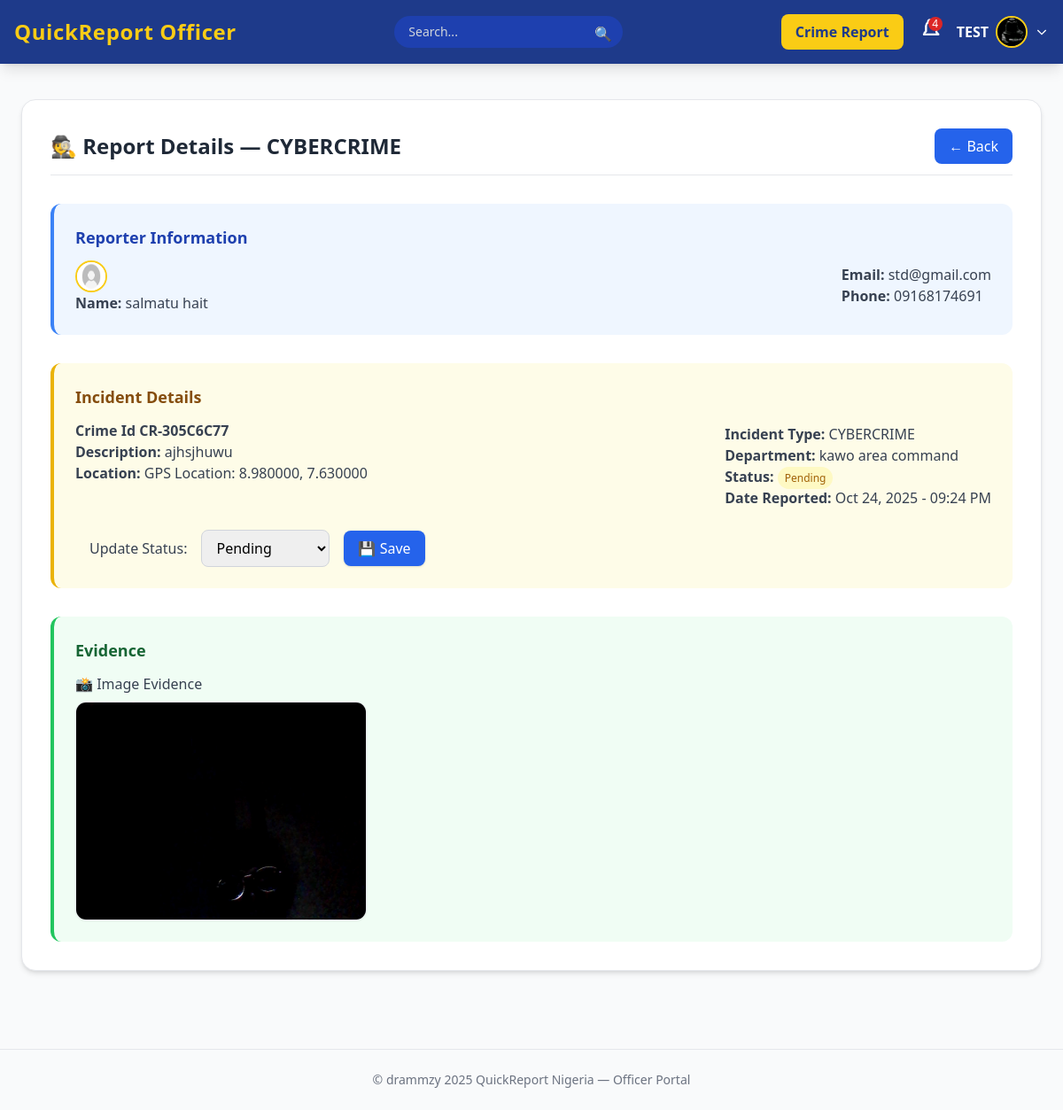
Page /report-detail/19 (signed in) on the committed database.
### crime_app/models.py (models this page shows, shortened)
class User(AbstractUser):
    ROLE_CHOICES = (
        ('admin', 'Super Admin'),
        ('officer', 'Officer'),
        ('citizen', 'Citizen'),
    )
    role = models.CharField(max_length=20, choices=ROLE_CHOICES, default='citizen')
    phone = models.CharField(max_length=20, blank=True, null=True)
    address = models.TextField(blank=True, null=True)
    is_active = models.BooleanField(default=True)

class Officer(models.Model):
    RANK_CHOICES = [
        ('ASP', 'Assistant Superintendent of Police'),
        ('DSP', 'Deputy Superintendent of Police'),
        ('SP', 'Superintendent of Police'),
        ('CSP', 'Chief Superintendent of Police'),
        ('ACP', 'Assistant Commissioner of Police'),
        ('DCP', 'Deputy Commissioner of Police'),
        ('CP', 'Commissioner of Police'),
    ]
    user = models.OneToOneField(User, on_delete=models.CASCADE)
    rank = models.CharField(max_length=50, choices=RANK_CHOICES)
    badge_number = models.CharField(max_length=30, unique=True)
    department = models.ForeignKey('Department', on_delete=models.SET_NULL, null=True, blank=True, related_name='officers')
    profile_picture = models.ImageField(upload_to='officers/', blank=True, null=True)
    on_duty = models.BooleanField(default=True)

class CrimeReport(models.Model):
    STATUS_CHOICES = (
        ('Pending', 'Pending'),
        ('Investigating', 'Investigating'),
        ('Resolved', 'Resolved'),
        ('Dismissed', 'Dismissed')
    )
    PRIORITY_CHOICES = (
        ('Low', 'Low'),
        ('Medium', 'Medium'),
        ('High', 'High'),
        ('Emergency', 'Emergency')
    )
    INCIDENT_TYPES = [
        ('CR-TEMP', 'CR-TEMP'),
        ('ASSAULT', 'Assault'),
        ('BURGLARY', 'Burglary'),
        ('THEFT', 'Theft'),
        ('ROBBERY', 'Robbery'),
        ('VANDALISM', 'Vandalism'),
        ('FRAUD', 'Fraud'),
        ('CYBERCRIME', 'Cyber Crime'),
        ('DRUG_OFFENSE', 'Drug Offense'),
        ('TRAFFIC_ACCIDENT', 'Traffic Accident'),
        ('DOMESTIC_VIOLENCE', 'Domestic Violence'),
        ('HARASSMENT', 'Harassment'),
        ('OTHER', 'Other'),
    ]
    report_id = models.CharField(max_length=12, unique=True, editable=False)
    reporter = models.ForeignKey(User, on_delete=models.SET_NULL, null=True, blank=True, related_name='reports')
    department = models.ForeignKey(Department, on_delete=models.SET_NULL, null=True, blank=True)
    title = models.CharField(max_length=200)
    description = models.TextField()
    location = models.CharField(max_length=255)
    latitude = models.FloatField(null=True, blank=True)
    longitude = models.FloatField(null=True, blank=True)
    incident_type = models.CharField(max_length=50, choices=INCIDENT_TYPES)
    priority = models.CharField(max_length=20, choices=PRIORITY_CHOICES, default='Medium')
    evidence_image = models.ImageField(upload_to='evidence/images/%Y/%m/%d/', null=True, blank=True)
    evidence_video = models.FileField(upload_to='evidence/videos/%Y/%m/%d/', null=True, blank=True)
    evidence_audio = models.FileField(upload_to='evidence/audio/%Y/%m/%d/', null=True, blank=True)
    date_reported = models.DateTimeField(auto_now_add=True)
    date_updated = models.DateTimeField(auto_now=True)
    status = models.CharField(max_length=20, choices=STATUS_CHOICES, default='Pending')
    class Meta:
        ordering = ['-date_reported']
        indexes = [
            models.Index(fields=['status', 'date_reported']),
            models.Index(fields=['reporter', 'date_reported']),
            models.Index(fields=['department', 'date_reported']),
        ]
        verbose_name = "Crime Report"
        verbose_name_plural = "Crime Reports"

class Department(models.Model):
    name = models.CharField(max_length=100, unique=True)
    location = models.CharField(max_length=150)
    contact_number = models.CharField(max_length=20, blank=True, null=True)
    established_date = models.DateField(blank=True, null=True)
    is_active = models.BooleanField(default=True)

### crime_app/views.py (the view)
# urls.py: path('report-detail/<int:pk>', views.report_detail, name="report-detail"),
def report_detail(request, pk):
    if not hasattr(request.user, 'officer'):
        messages.error(request, "Only officers can access this page.")
        return redirect('my-login')
    crime = get_object_or_404(CrimeReport, id=pk)
    if crime.department != request.user.officer.department:
        messages.error(request, "You can only access reports from your department.")
        return redirect('officer-board')
    return render(request, 'crime_app/officerPage/report-detail.html', {'crime': crime})

### crime_app/context_processors.py (called while the page is built)
def officer_notifications(request):
    if request.user.is_authenticated and hasattr(request.user, 'officer'):
        officer = request.user.officer
        unread_count = officer.notifications.filter(is_read=False).count()
        recent_notifications = officer.notifications.order_by('-created_at')[:5]
    else:
        unread_count = 0
        recent_notifications = []
    return {
        'unread_count': unread_count,
        'recent_notifications': recent_notifications,
    }

### crime_app/templates/crime_app/officerPage/report-detail.html (shortened to what this page needs)
{% extends "crime_app/officerPage/main.html" %}
{% load static %}
{% block content %}
<div class="bg-white p-8 rounded-2xl shadow-md border border-gray-200 space-y-8">
    <div class="flex justify-between items-center border-b pb-3">
        <h2 class="text-2xl font-semibold text-gray-800">
            🕵️ Report Details — {{ crime.incident_type }}
        </h2>
        <a href="{% url 'officer-board' %}"
           class="bg-blue-600 hover:bg-blue-700 text-white px-4 py-2 rounded-lg">
           ← Back
        </a>
    </div>
    <div class="border-l-4 border-blue-500 bg-blue-50 rounded-xl p-6">
        <h3 class="text-lg font-semibold text-blue-800 mb-3">Reporter Information</h3>
        {% if crime.reporter %}
        <ul class="text-gray-700 space-y-1 flex justify-between">
            <div>
                {% if crime.reporter.officer.profile_picture %}
                    <img src="{{ crime.reporter.officer.profile_picture.url }}"
                        alt="Officer Photo"
                        class="w-9 h-9 rounded-full border-2 border-yellow-400 object-cover">
                {% else %}
                    <img src="{% static 'images/dummy_user.png' %}"
                        alt="Officer"
                        class="w-9 h-9 rounded-full border-2 border-yellow-400">
                {% endif %}
                <li><strong>Name:</strong> {{ crime.reporter.get_full_name|default:crime.reporter.username }}</li>
            </div>
            <div>
                <li><strong>Email:</strong> {{ crime.reporter.email|default:"Not provided" }}</li>
                <li><strong>Phone:</strong> {{ crime.reporter.phone|default:"Not provided" }}</li>
            </div>
        </ul>
        {% else %}
        <p class="italic text-gray-500">Anonymous Reporter</p>
        {% endif %}
    </div>
    <div class="border-l-4 border-yellow-500 bg-yellow-50 rounded-xl p-6">
        <h3 class="text-lg font-semibold text-yellow-800 mb-3">Incident Details</h3>
        <ul class="text-gray-700 space-y-1 flex justify-between">
            <div>
                <li class="font-bold"><strong>Crime Id</strong> {{ crime.report_id|upper }}</li>
                <li><strong>Description:</strong> {{ crime.description }}</li>
                <li><strong>Location:</strong> {{ crime.location }}</li>
            </div>
            <div>
                <li><strong>Incident Type:</strong> {{ crime.incident_type|default:"—" }}</li>
                <li><strong>Department:</strong> {{ crime.department.name|default:"—" }}</li>
                <li><strong>Status:</strong>
                    {% if crime.status == 'Pending' %}
                        <span class="px-2 py-1 bg-yellow-100 text-yellow-700 rounded-full text-xs font-medium">Pending</span>
                    {% elif crime.status == 'Investigating' %}
                        <span class="px-2 py-1 bg-blue-100 text-blue-700 rounded-full text-xs font-medium">Investigating</span>
                    {% elif crime.status == 'Resolved' %}
                        <span class="px-2 py-1 bg-green-100 text-green-700 rounded-full text-xs font-medium">Resolved</span>
                    {% elif crime.status == 'Dismissed' %}
                        <span class="px-2 py-1 bg-gray-100 text-gray-700 rounded-full text-xs font-medium">Dismissed</span>
                    {% endif %}
                </li>
                <li><strong>Date Reported:</strong> {{ crime.date_reported|date:"M d, Y - h:i A" }}</li>
            </div>
        </ul>
        {% if request.user.is_authenticated and request.user.officer.department == crime.department %}
            {% if crime.status == 'Resolved' or crime.status == 'Dismissed' %}
                <p class="mt-6 text-gray-500 italic">
                    ✅ This report has been <strong>{{ crime.status }}</strong>. Status updates are disabled.
                </p>
            {% else %}
                <form method="POST" action="{% url 'update-status' crime.id %}" class="mt-6 flex items-center space-x-4">
                    <label for="status" class="font-medium text-gray-700">Update Status:</label>
                    <select name="status" id="status"
                        class="border border-gray-300 rounded-lg px-3 py-2 focus:ring focus:ring-blue-200 focus:border-blue-400">
                        <option value="Pending" {% if crime.status == 'Pending' %}selected{% endif %}>Pending</option>
                    </select>
                    <button type="submit"
                        class="bg-blue-600 hover:bg-blue-700 text-white px-4 py-2 rounded-lg shadow">
                        💾 Save
                    </button>
                </form>
            {% endif %}
        {% endif %}
    </div>
    <div class="border-l-4 border-green-500 bg-green-50 rounded-xl p-6">
        <h3 class="text-lg font-semibold text-green-800 mb-3">Evidence</h3>
        <div class="grid md:grid-cols-3 gap-6">
            {% if crime.evidence_image %}
            <div>
                <h4 class="font-medium text-gray-700 mb-2">📸 Image Evidence</h4>
                <img src="{{ crime.evidence_image.url }}" alt="Evidence Image"
                     class="rounded-xl border shadow-sm w-full">
            </div>
            {% endif %}
        </div>
    </div>
</div>
{% endblock %}

### crime_app/templates/crime_app/officerPage/main.html (shortened to what this page needs)
{% load static %}
<!DOCTYPE html>
<html lang="en">
<head>
  <script src="https://cdn.tailwindcss.com"></script>
</head>
<body class="bg-gray-50 font-sans antialiased">
  <header class="bg-blue-900 text-white shadow-lg fixed top-0 w-full z-50">
    <div class="max-w-7xl mx-auto px-4 py-4 flex justify-between items-center">
      <div class="flex items-center space-x-2">
        <h1 class="text-2xl text-yellow-400 font-bold tracking-wide">
          <a href="{% url 'officer-board' %}">QuickReport Officer</a>
        </h1>
      </div>
      <div class="relative">
        <form method="GET" action="{% url 'search-report' %}" class="relative w-full max-w-md mx-auto">
        <input
            type="text"
            name="q"
            placeholder="Search..."
            value="{{ request.GET.q }}"
            class="bg-blue-800 text-sm px-4 py-2 rounded-full focus:outline-none focus:ring-2 focus:ring-yellow-400 placeholder-gray-300 text-gray-100 w-full pr-10"
        >
        <button type="submit" class="absolute right-0 top-0 mt-2 mr-3 text-gray-400">
            🔍
        </button>
    </form>
      </div>
      <div class="flex items-center space-x-4">
        <a href="{% url 'add-report' %}" class="hidden md:inline-block bg-yellow-400 hover:bg-yellow-500 text-blue-900 px-4 py-2 rounded-lg font-semibold transition">
          Crime Report
        </a>
        <div class="relative">
          <button id="notifyBtn" class="relative focus:outline-none">
            {% if unread_count > 0 %}
              <span id="notificationCount" class="absolute top-0 right-0 bg-red-600 text-xs text-white rounded-full w-4 h-4 flex items-center justify-center">
                {{ unread_count }}
              </span>
            {% endif %}
          </button>
        </div>
        <div class="relative">
          <button id="profileBtn" class="flex items-center space-x-2 focus:outline-none">
            <span class="hidden md:inline font-semibold">{{ user.last_name|upper }}</span>
            {% if user.officer.profile_picture %}
              <img src="{{ user.officer.profile_picture.url }}" alt="Officer Photo"
                class="w-9 h-9 rounded-full border-2 border-yellow-400 object-cover">
            {% else %}
              <img src="{% static 'images/avatar.png' %}" alt="Officer" class="w-9 h-9 rounded-full border-2 border-yellow-400">
            {% endif %}
            <svg class="w-4 h-4" fill="none" stroke="currentColor" stroke-width="2" viewBox="0 0 24 24">
              <path d="M19 9l-7 7-7-7"></path>
            </svg>
          </button>
        </div>
      </div>
    </div>
  </header>
  <main class="max-w-7xl mx-auto px-6 pt-28 pb-10">
    {% block content %}
    {% endblock %}
  </main>
  <footer class="text-center text-sm text-gray-500 py-6 border-t mt-12">
    &copy;  drammzy 2025 QuickReport Nigeria — Officer Portal
  </footer>
</body>
</html>

### rows in the picture
User: last_name "TEST", officer.profile_picture (picture)
CrimeReport: incident_type "CYBERCRIME", reporter.get_full_name "salmatu hait", reporter.email "std@gmail.com", reporter.phone "09168174691", report_id "CR-305C6C77", description "ajhsjhuwu", location "GPS Location: 8.980000, 7.630000", department.name "kawo area command", date_reported "Oct 24, 2025 - 09:24 PM", status "Pending", evidence_image (picture)

### other values in the picture
{{ unread_count }} "4"
